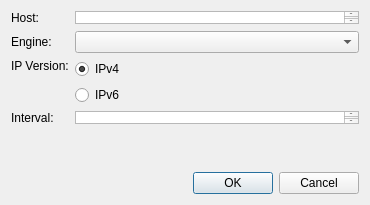
<?xml version="1.0" encoding="UTF-8"?>
<ui version="4.0">
 <class>Nedrysoft::RouteAnalyser::NewTargetDialog</class>
 <widget class="Nedrysoft::ThemeSupport::ThemeDialog" name="Nedrysoft::RouteAnalyser::NewTargetDialog">
  <property name="geometry">
   <rect>
    <x>0</x>
    <y>0</y>
    <width>370</width>
    <height>205</height>
   </rect>
  </property>
  <property name="sizePolicy">
   <sizepolicy hsizetype="Preferred" vsizetype="Minimum">
    <horstretch>0</horstretch>
    <verstretch>0</verstretch>
   </sizepolicy>
  </property>
  <property name="windowTitle">
   <string>New Ping Target</string>
  </property>
  <layout class="QGridLayout" name="gridLayout">
   <item row="0" column="0">
    <layout class="QFormLayout" name="formLayout">
     <property name="fieldGrowthPolicy">
      <enum>QFormLayout::AllNonFixedFieldsGrow</enum>
     </property>
     <property name="formAlignment">
      <set>Qt::AlignLeading|Qt::AlignLeft|Qt::AlignTop</set>
     </property>
     <item row="0" column="0">
      <widget class="QLabel" name="hostLabel">
       <property name="text">
        <string>Host:</string>
       </property>
      </widget>
     </item>
     <item row="0" column="1">
      <widget class="QTextEdit" name="targetLineEdit">
       <property name="sizePolicy">
        <sizepolicy hsizetype="Expanding" vsizetype="Minimum">
         <horstretch>0</horstretch>
         <verstretch>0</verstretch>
        </sizepolicy>
       </property>
       <property name="maximumSize">
        <size>
         <width>16777215</width>
         <height>13</height>
        </size>
       </property>
       <property name="placeholderText">
        <string>1.1.1.1</string>
       </property>
      </widget>
     </item>
     <item row="1" column="0">
      <widget class="QLabel" name="engineLabel">
       <property name="text">
        <string>Engine:</string>
       </property>
      </widget>
     </item>
     <item row="1" column="1">
      <widget class="QComboBox" name="engineComboBox"/>
     </item>
     <item row="2" column="1">
      <layout class="QVBoxLayout" name="verticalLayout">
       <item>
        <widget class="QRadioButton" name="ipv4RadioButton">
         <property name="text">
          <string>IPv4</string>
         </property>
         <property name="checked">
          <bool>true</bool>
         </property>
        </widget>
       </item>
       <item>
        <widget class="QRadioButton" name="ipV6RadioButton">
         <property name="text">
          <string>IPv6</string>
         </property>
        </widget>
       </item>
      </layout>
     </item>
     <item row="2" column="0">
      <widget class="QLabel" name="label">
       <property name="text">
        <string>IP Version:</string>
       </property>
       <property name="alignment">
        <set>Qt::AlignLeading|Qt::AlignLeft|Qt::AlignTop</set>
       </property>
      </widget>
     </item>
     <item row="3" column="0">
      <widget class="QLabel" name="intervalLabel">
       <property name="text">
        <string>Interval:</string>
       </property>
      </widget>
     </item>
     <item row="3" column="1">
      <widget class="QTextEdit" name="intervalLineEdit">
       <property name="sizePolicy">
        <sizepolicy hsizetype="Expanding" vsizetype="Minimum">
         <horstretch>0</horstretch>
         <verstretch>0</verstretch>
        </sizepolicy>
       </property>
       <property name="maximumSize">
        <size>
         <width>16777215</width>
         <height>13</height>
        </size>
       </property>
       <property name="placeholderText">
        <string>2.5s</string>
       </property>
      </widget>
     </item>
     <item row="4" column="1">
      <spacer name="verticalSpacer">
       <property name="orientation">
        <enum>Qt::Vertical</enum>
       </property>
       <property name="sizeHint" stdset="0">
        <size>
         <width>20</width>
         <height>2</height>
        </size>
       </property>
      </spacer>
     </item>
    </layout>
   </item>
   <item row="1" column="0">
    <widget class="QDialogButtonBox" name="buttonBox">
     <property name="orientation">
      <enum>Qt::Horizontal</enum>
     </property>
     <property name="standardButtons">
      <set>QDialogButtonBox::Cancel|QDialogButtonBox::Ok</set>
     </property>
    </widget>
   </item>
  </layout>
 </widget>
 <customwidgets>
  <customwidget>
   <class>Nedrysoft::ThemeSupport::ThemeDialog</class>
   <extends>QDialog</extends>
   <header location="global">ThemeDialog</header>
   <container>1</container>
  </customwidget>
 </customwidgets>
 <resources/>
 <connections>
  <connection>
   <sender>buttonBox</sender>
   <signal>accepted()</signal>
   <receiver>Nedrysoft::RouteAnalyser::NewTargetDialog</receiver>
   <slot>accept()</slot>
   <hints>
    <hint type="sourcelabel">
     <x>248</x>
     <y>254</y>
    </hint>
    <hint type="destinationlabel">
     <x>157</x>
     <y>274</y>
    </hint>
   </hints>
  </connection>
  <connection>
   <sender>buttonBox</sender>
   <signal>rejected()</signal>
   <receiver>Nedrysoft::RouteAnalyser::NewTargetDialog</receiver>
   <slot>reject()</slot>
   <hints>
    <hint type="sourcelabel">
     <x>316</x>
     <y>260</y>
    </hint>
    <hint type="destinationlabel">
     <x>286</x>
     <y>274</y>
    </hint>
   </hints>
  </connection>
 </connections>
</ui>
